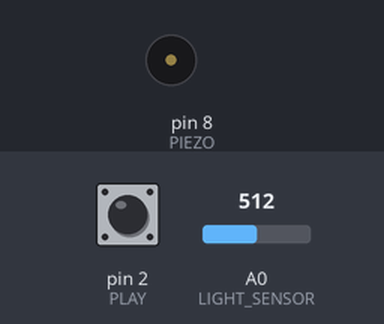
A sketch run on a simulated Arduino Uno, built with avr-gcc and run on an emulated ATmega328P. Shown: buzzer (waves = sounding). The inputs (shaded band) are chosen by the test bench; at power-on: pin 2 (PLAY) HIGH, A0 (LIGHT_SENSOR) = 512.

Above: at 1.2 s.
1.3 s: pin 2 (PLAY) pulled LOW for 0.15 s
At 1.37 s:
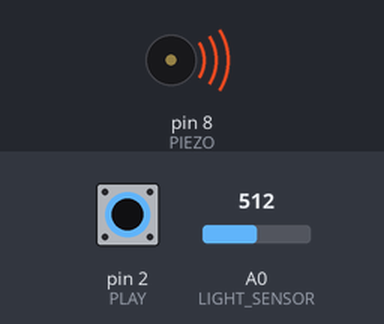
2.9 s: pin 2 (PLAY) pulled LOW for 3.2 s
At 6.5 s:
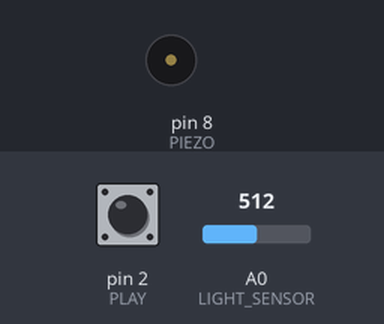
Timing chart, 0 to 8.0 s (numbered marks = the images above; inputs shaded):
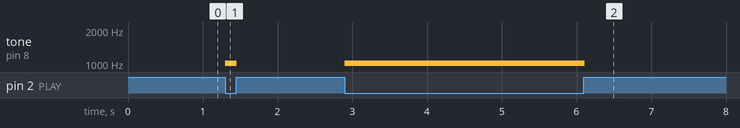

Measured:
- after the input at 1.3 s, tone on pin 8 (PIEZO): silent → 1011 Hz at once, → silent 0.15 s later
- after the input at 2.9 s, tone on pin 8 (PIEZO): silent → 1011 Hz at once, → silent 3.2 s later

The sketch:

p035-light-theremin.ino
```cpp
// Project 35: Light Theremin
// Hold the right-hand button and wave your other hand over
// the light sensor. More light gives a higher note.

const int LIGHT_SENSOR = A0;
const int PLAY = 2;           // right-hand button
const int PIEZO = 8;

const int DARK = 200;         // your reading with it covered
const int BRIGHT = 700;       // your reading in room light
const int LOW_NOTE = 200;     // hertz
const int HIGH_NOTE = 1500;   // hertz

void setup() {
  pinMode(PLAY, INPUT_PULLUP);
}

void loop() {
  // Read the inputs.
  int light = analogRead(LIGHT_SENSOR);
  bool playing = (digitalRead(PLAY) == LOW);

  // Solve: scale light to pitch and hold it inside the range.
  int pitch = map(light, DARK, BRIGHT, LOW_NOTE, HIGH_NOTE);
  pitch = constrain(pitch, LOW_NOTE, HIGH_NOTE);

  // Write the output.
  if (playing) {
    tone(PIEZO, pitch);
  } else {
    noTone(PIEZO);
  }
  delay(10);
}
```
